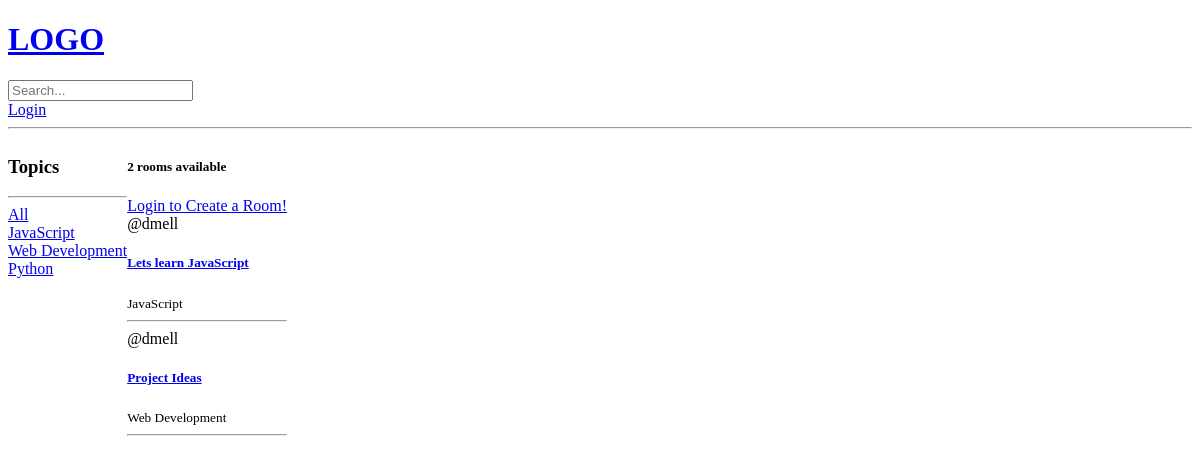
The app's page /, older data.
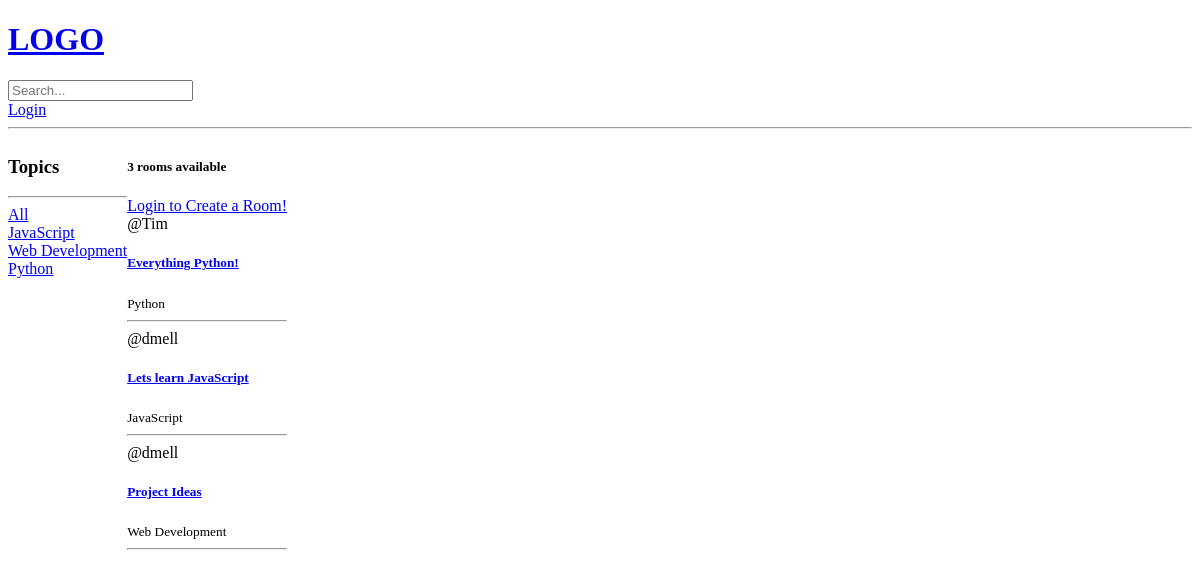
The same page, newer data.
### base/models.py (models this page shows, shortened)
class Topic(models.Model):
    name = models.CharField(max_length=200)
    def __str__(self):
        return self.name

class Room(models.Model):
    host = models.ForeignKey(User, on_delete=models.SET_NULL, null=True)
    topic = models.ForeignKey(Topic, on_delete=models.SET_NULL, null=True)
    name = models.CharField(max_length=200)
    description = models.TextField(null=True, blank=True)
    updated = models.DateTimeField(auto_now=True)
    created = models.DateTimeField(auto_now_add=True)
    class Meta:
        ordering = ['-updated', '-created']

### base/views.py (the view)
# urls.py: path('', views.home, name="home"),
def home(request):
    q = request.GET.get('q') if request.GET.get('q') != None else ''
    topic = Topic.objects.all()
    rooms = Room.objects.filter(
        Q(topic__name__icontains=q) |
        Q(name__icontains=q) |
        Q(description__icontains=q)
    )
    room_count = rooms.count()
    data = {'rooms':rooms, 'topics':topic, 'room_count':room_count}
    return render(request, 'base/home.html', data)

### base/templates/base/home.html (shortened to what this page needs)
{% extends 'main.html' %}
{% block content %}
<div class='home-container'>
    <div>
        <h3>Topics</h3>
        <hr>
        <a href="{% url 'home'%}">All</a>
        {% for topic in topics %}
            <div>
                <a href="{% url 'home'%}?q={{topic.name}}">{{topic}}</a>
            </div>
        {% endfor %}
    </div>
    <div>
        <h5>{{room_count}} rooms available</h5>
        {% if request.user.is_authenticated %}
        <a href="{% url 'create-room' %}">Create a Room</a>
        {% else %}
        <a href="{% url 'login' %}">Login to Create a Room!</a>
        {% endif %}
        <div>
            {% for room in rooms %}
                <div>
                    <span>@{{ room.host.username }}</span>
                    <h5><a href='{% url "room" room.id %}'>{{ room.name }}</a></h5>
                    <small>{{room.topic.name}}</small>
                    <hr>
                </div>
            {% endfor %}
        </div>
    </div>
</div>
{% endblock content %}

### templates/main.html (shortened to what this page needs)
<!DOCTYPE html>
<html>
    <head>
        <meta name="viewport" content="width=device-width, initial-scale=1">    </head>
    <body>
        {% include 'navbar.html' %}
        {% block content %}
        {% endblock %}
    </body>
</html>

### templates/navbar.html
<a href='/'>
    <h1>LOGO</h1>
</a>
<form method="GET" action="{% url 'home' %}">
    <input type = "text" name = 'q' placeholder="Search...">
</form>
{% if request.user.is_authenticated %}
    <p>Hello {{ request.user }}</p>
    <a href="{% url 'logout' %}">
        Logout
    </a>
{% else %}
    <a href="{% url 'login' %}">
        Login
    </a>
{% endif %}
<hr>

### base/templates/base/home.html (style rules this page uses)
.home-container { display: flex; grid-template-columns: 1fr, 3fr; }

Row changes from the older to the newer data that the page shows:
added Room: host.username "Tim", name "Everything Python!", topic.name "Python"
Text that changed along with them:
{{ room_count }}: "2" → "3"
